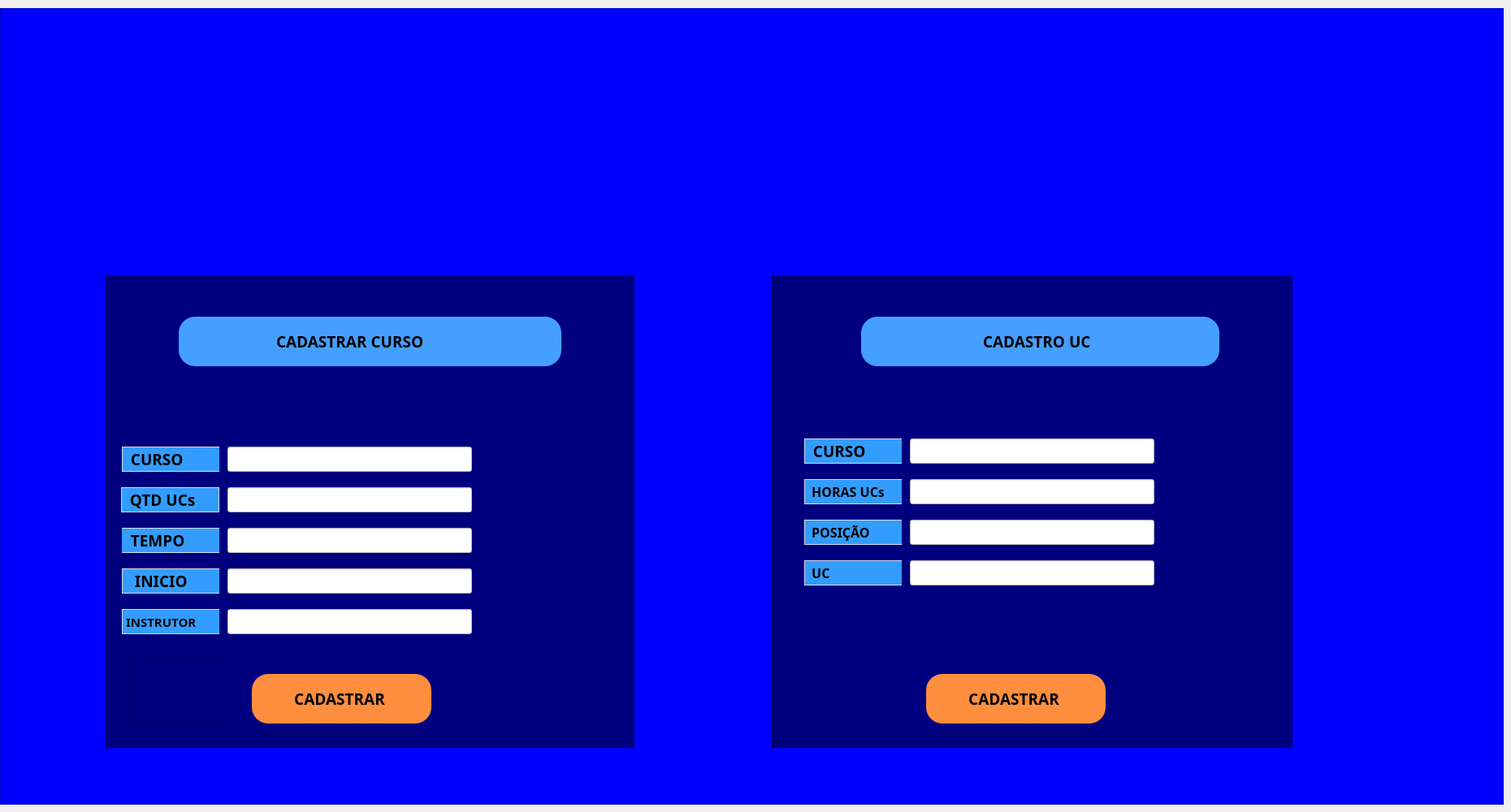
    <widget class="QWidget" name="LOGIN">
     <property name="minimumSize">
      <size>
       <width>435</width>
       <height>255</height>
      </size>
     </property>
     <attribute name="title">
      <string>Tab 1</string>
     </attribute>
     <widget class="QFrame" name="frame">
      <property name="geometry">
       <rect>
        <x>0</x>
        <y>10</y>
        <width>1851</width>
        <height>981</height>
       </rect>
      </property>
      <property name="styleSheet">
       <string notr="true">background-color: rgb(0, 0, 0);
background-color: rgb(0, 0, 255);</string>
      </property>
      <property name="frameShape">
       <enum>QFrame::StyledPanel</enum>
      </property>
      <property name="frameShadow">
       <enum>QFrame::Raised</enum>
      </property>
      <widget class="QLabel" name="label_2">
       <property name="geometry">
        <rect>
         <x>60</x>
         <y>20</y>
         <width>1641</width>
         <height>291</height>
        </rect>
       </property>
       <property name="text">
        <string/>
       </property>
       <property name="pixmap">
        <pixmap>../Icon, itens e etc/banner_senac_v2.png</pixmap>
       </property>
      </widget>
      <widget class="QFrame" name="frame_2">
       <property name="geometry">
        <rect>
         <x>130</x>
         <y>330</y>
         <width>651</width>
         <height>581</height>
        </rect>
       </property>
       <property name="styleSheet">
        <string notr="true">background-color: rgb(0, 0, 127);</string>
       </property>
       <property name="frameShape">
        <enum>QFrame::StyledPanel</enum>
       </property>
       <property name="frameShadow">
        <enum>QFrame::Raised</enum>
       </property>
       <widget class="QFrame" name="frame_4">
        <property name="geometry">
         <rect>
          <x>90</x>
          <y>50</y>
          <width>471</width>
          <height>61</height>
         </rect>
        </property>
        <property name="styleSheet">
         <string notr="true">background-color: rgb(69, 159, 255);
    border-radius: 20px;
</string>
        </property>
        <property name="frameShape">
         <enum>QFrame::StyledPanel</enum>
        </property>
        <property name="frameShadow">
         <enum>QFrame::Raised</enum>
        </property>
        <widget class="QLabel" name="label_8">
         <property name="geometry">
          <rect>
           <x>120</x>
           <y>10</y>
           <width>251</width>
           <height>41</height>
          </rect>
         </property>
         <property name="font">
          <font>
           <family>Arial Black</family>
           <pointsize>14</pointsize>
           <weight>75</weight>
           <bold>true</bold>
          </font>
         </property>
         <property name="text">
          <string>CADASTRAR CURSO </string>
         </property>
        </widget>
       </widget>
       <widget class="QFrame" name="frame_8">
        <property name="geometry">
         <rect>
          <x>19</x>
          <y>260</y>
          <width>121</width>
          <height>31</height>
         </rect>
        </property>
        <property name="styleSheet">
         <string notr="true">QFrame {
  background-color: rgb(51, 157, 255);
    background-image: url(:/logo/banner_senac_v2.png);
    background-repeat: no-repeat;
    background-position: center;

    border: 1px solid #D5DCE5;
    border-radius: 18px;
}</string>
        </property>
        <property name="frameShape">
         <enum>QFrame::StyledPanel</enum>
        </property>
        <property name="frameShadow">
         <enum>QFrame::Raised</enum>
        </property>
        <widget class="QLabel" name="label_9">
         <property name="geometry">
          <rect>
           <x>0</x>
           <y>0</y>
           <width>121</width>
           <height>31</height>
          </rect>
         </property>
         <property name="font">
          <font>
           <family>Arial Black</family>
           <pointsize>14</pointsize>
           <weight>75</weight>
           <bold>true</bold>
          </font>
         </property>
         <property name="text">
          <string> QTD UCs</string>
         </property>
        </widget>
       </widget>
       <widget class="QFrame" name="frame_9">
        <property name="geometry">
         <rect>
          <x>30</x>
          <y>470</y>
          <width>120</width>
          <height>80</height>
         </rect>
        </property>
        <property name="frameShape">
         <enum>QFrame::StyledPanel</enum>
        </property>
        <property name="frameShadow">
         <enum>QFrame::Raised</enum>
        </property>
       </widget>
       <widget class="QFrame" name="frame_7">
        <property name="geometry">
         <rect>
          <x>20</x>
          <y>210</y>
          <width>120</width>
          <height>31</height>
         </rect>
        </property>
        <property name="styleSheet">
         <string notr="true">QFrame {
   
	background-color: rgb(51, 157, 255);
    background-image: url(:/logo/banner_senac_v2.png);
    background-repeat: no-repeat;
    background-position: center;

    border: 1px solid #D5DCE5;
  border-radius: 20px;
}</string>
        </property>
        <property name="frameShape">
         <enum>QFrame::StyledPanel</enum>
        </property>
        <property name="frameShadow">
         <enum>QFrame::Raised</enum>
        </property>
        <widget class="QLabel" name="label_4">
         <property name="geometry">
          <rect>
           <x>0</x>
           <y>0</y>
           <width>121</width>
           <height>31</height>
          </rect>
         </property>
         <property name="font">
          <font>
           <family>Arial Black</family>
           <pointsize>14</pointsize>
           <weight>75</weight>
           <bold>true</bold>
          </font>
         </property>
         <property name="text">
          <string> CURSO </string>
         </property>
        </widget>
       </widget>
       <widget class="QFrame" name="frame_10">
        <property name="geometry">
         <rect>
          <x>20</x>
          <y>310</y>
          <width>120</width>
          <height>31</height>
         </rect>
        </property>
        <property name="styleSheet">
         <string notr="true">QFrame {
  background-color: rgb(51, 157, 255);
    background-image: url(:/logo/banner_senac_v2.png);
    background-repeat: no-repeat;
    background-position: center;

    border: 1px solid #D5DCE5;
    border-radius: 18px;
}</string>
        </property>
        <property name="frameShape">
         <enum>QFrame::StyledPanel</enum>
        </property>
        <property name="frameShadow">
         <enum>QFrame::Raised</enum>
        </property>
        <widget class="QLabel" name="label_5">
         <property name="geometry">
          <rect>
           <x>-10</x>
           <y>0</y>
           <width>141</width>
           <height>31</height>
          </rect>
         </property>
         <property name="font">
          <font>
           <family>Arial Black</family>
           <pointsize>14</pointsize>
           <weight>75</weight>
           <bold>true</bold>
          </font>
         </property>
         <property name="text">
          <string>   TEMPO</string>
         </property>
        </widget>
       </widget>
       <widget class="QFrame" name="frame_11">
        <property name="geometry">
         <rect>
          <x>20</x>
          <y>360</y>
          <width>120</width>
          <height>31</height>
         </rect>
        </property>
        <property name="styleSheet">
         <string notr="true">QFrame {
    background-color: rgb(51, 157, 255);
    background-image: url(:/logo/banner_senac_v2.png);
    background-repeat: no-repeat;
    background-position: center;

    border: 1px solid #D5DCE5;
    border-radius: 18px;
}</string>
        </property>
        <property name="frameShape">
         <enum>QFrame::StyledPanel</enum>
        </property>
        <property name="frameShadow">
         <enum>QFrame::Raised</enum>
        </property>
        <widget class="QLabel" name="label_6">
         <property name="geometry">
          <rect>
           <x>0</x>
           <y>0</y>
           <width>141</width>
           <height>31</height>
          </rect>
         </property>
         <property name="font">
          <font>
           <family>Arial Black</family>
           <pointsize>14</pointsize>
           <weight>75</weight>
           <bold>true</bold>
          </font>
         </property>
         <property name="text">
          <string>  INICIO</string>
         </property>
        </widget>
       </widget>
       <widget class="QFrame" name="frame_12">
        <property name="geometry">
         <rect>
          <x>20</x>
          <y>410</y>
          <width>120</width>
          <height>31</height>
         </rect>
        </property>
        <property name="styleSheet">
         <string notr="true">QFrame {
   background-color: rgb(51, 157, 255);
    background-image: url(:/logo/banner_senac_v2.png);
    background-repeat: no-repeat;
    background-position: center;

    border: 1px solid #D5DCE5;
    border-radius: 18px;
}</string>
        </property>
        <property name="frameShape">
         <enum>QFrame::StyledPanel</enum>
        </property>
        <property name="frameShadow">
         <enum>QFrame::Raised</enum>
        </property>
        <widget class="QLabel" name="label_7">
         <property name="geometry">
          <rect>
           <x>0</x>
           <y>0</y>
           <width>141</width>
           <height>31</height>
          </rect>
         </property>
         <property name="font">
          <font>
           <family>Arial Black</family>
           <pointsize>11</pointsize>
           <weight>75</weight>
           <bold>true</bold>
          </font>
         </property>
         <property name="text">
          <string>INSTRUTOR</string>
         </property>
        </widget>
       </widget>
       <widget class="QLineEdit" name="txt_instrutor">
        <property name="geometry">
         <rect>
          <x>150</x>
          <y>410</y>
          <width>301</width>
          <height>31</height>
         </rect>
        </property>
        <property name="styleSheet">
         <string notr="true">background-color: rgb(255, 255, 255);</string>
        </property>
        <property name="text">
         <string/>
        </property>
       </widget>
       <widget class="QLineEdit" name="txt_inicio">
        <property name="geometry">
         <rect>
          <x>150</x>
          <y>360</y>
          <width>301</width>
          <height>31</height>
         </rect>
        </property>
        <property name="styleSheet">
         <string notr="true">background-color: rgb(255, 255, 255);</string>
        </property>
        <property name="text">
         <string/>
        </property>
       </widget>
       <widget class="QLineEdit" name="txt_tempo">
        <property name="geometry">
         <rect>
          <x>150</x>
          <y>310</y>
          <width>301</width>
          <height>31</height>
         </rect>
        </property>
        <property name="styleSheet">
         <string notr="true">background-color: rgb(255, 255, 255);</string>
        </property>
        <property name="text">
         <string/>
        </property>
       </widget>
       <widget class="QLineEdit" name="txt_quantidade_uc">
        <property name="geometry">
         <rect>
          <x>150</x>
          <y>260</y>
          <width>301</width>
          <height>31</height>
         </rect>
        </property>
        <property name="styleSheet">
         <string notr="true">background-color: rgb(255, 255, 255);</string>
        </property>
        <property name="text">
         <string/>
        </property>
       </widget>
       <widget class="QLineEdit" name="txt_nome_curso">
        <property name="geometry">
         <rect>
          <x>150</x>
          <y>210</y>
          <width>301</width>
          <height>31</height>
         </rect>
        </property>
        <property name="styleSheet">
         <string notr="true">background-color: rgb(255, 255, 255);</string>
        </property>
        <property name="text">
         <string/>
        </property>
       </widget>
       <widget class="QPushButton" name="btn_cadastrar">
        <property name="geometry">
         <rect>
          <x>180</x>
          <y>490</y>
          <width>221</width>
          <height>61</height>
         </rect>
        </property>
        <property name="font">
         <font>
          <family>Arial Black</family>
          <pointsize>14</pointsize>
          <weight>75</weight>
          <bold>true</bold>
         </font>
        </property>
        <property name="styleSheet">
         <string notr="true">background-color: rgb(69, 159, 255);
background-color: rgb(255, 142, 62);
    border-radius: 20px;</string>
        </property>
        <property name="text">
         <string>CADASTRAR </string>
        </property>
       </widget>
      </widget>
      <widget class="QFrame" name="frame_3">
       <property name="geometry">
        <rect>
         <x>950</x>
         <y>330</y>
         <width>641</width>
         <height>581</height>
        </rect>
       </property>
       <property name="styleSheet">
        <string notr="true">background-color: rgb(0, 0, 127);</string>
       </property>
       <property name="frameShape">
        <enum>QFrame::StyledPanel</enum>
       </property>
       <property name="frameShadow">
        <enum>QFrame::Raised</enum>
       </property>
       <widget class="QFrame" name="frame_5">
        <property name="geometry">
         <rect>
          <x>110</x>
          <y>50</y>
          <width>441</width>
          <height>61</height>
         </rect>
        </property>
        <property name="styleSheet">
         <string notr="true">background-color: rgb(69, 159, 255);
    border-radius: 20px;
</string>
        </property>
        <property name="frameShape">
         <enum>QFrame::StyledPanel</enum>
        </property>
        <property name="frameShadow">
         <enum>QFrame::Raised</enum>
        </property>
        <widget class="QLabel" name="label_15">
         <property name="geometry">
          <rect>
           <x>150</x>
           <y>10</y>
           <width>231</width>
           <height>41</height>
          </rect>
         </property>
         <property name="font">
          <font>
           <family>Arial Black</family>
           <pointsize>14</pointsize>
           <weight>75</weight>
           <bold>true</bold>
          </font>
         </property>
         <property name="text">
          <string>CADASTRO UC</string>
         </property>
        </widget>
       </widget>
       <widget class="QPushButton" name="btn_uc_cadastrar">
        <property name="geometry">
         <rect>
          <x>190</x>
          <y>490</y>
          <width>221</width>
          <height>61</height>
         </rect>
        </property>
        <property name="font">
         <font>
          <family>Arial Black</family>
          <pointsize>14</pointsize>
          <weight>75</weight>
          <bold>true</bold>
         </font>
        </property>
        <property name="styleSheet">
         <string notr="true">background-color: rgb(69, 159, 255);
background-color: rgb(255, 142, 62);
    border-radius: 20px;</string>
        </property>
        <property name="text">
         <string>CADASTRAR </string>
        </property>
       </widget>
       <widget class="QFrame" name="frame_13">
        <property name="geometry">
         <rect>
          <x>40</x>
          <y>200</y>
          <width>120</width>
          <height>31</height>
         </rect>
        </property>
        <property name="styleSheet">
         <string notr="true">QFrame {
   
	background-color: rgb(51, 157, 255);
    background-image: url(:/logo/banner_senac_v2.png);
    background-repeat: no-repeat;
    background-position: center;

    border: 1px solid #D5DCE5;
  border-radius: 20px;
}</string>
        </property>
        <property name="frameShape">
         <enum>QFrame::StyledPanel</enum>
        </property>
        <property name="frameShadow">
         <enum>QFrame::Raised</enum>
        </property>
        <widget class="QLabel" name="label_10">
         <property name="geometry">
          <rect>
           <x>0</x>
           <y>0</y>
           <width>121</width>
           <height>31</height>
          </rect>
         </property>
         <property name="font">
          <font>
           <family>Arial Black</family>
           <pointsize>14</pointsize>
           <weight>75</weight>
           <bold>true</bold>
          </font>
         </property>
         <property name="text">
          <string> CURSO</string>
         </property>
        </widget>
       </widget>
       <widget class="QFrame" name="frame_14">
        <property name="geometry">
         <rect>
          <x>40</x>
          <y>250</y>
          <width>120</width>
          <height>31</height>
         </rect>
        </property>
        <property name="styleSheet">
         <string notr="true">QFrame {
   
	background-color: rgb(51, 157, 255);
    background-image: url(:/logo/banner_senac_v2.png);
    background-repeat: no-repeat;
    background-position: center;

    border: 1px solid #D5DCE5;
  border-radius: 20px;
}</string>
        </property>
        <property name="frameShape">
         <enum>QFrame::StyledPanel</enum>
        </property>
        <property name="frameShadow">
         <enum>QFrame::Raised</enum>
        </property>
        <widget class="QLabel" name="label_11">
         <property name="geometry">
          <rect>
           <x>0</x>
           <y>0</y>
           <width>121</width>
           <height>31</height>
          </rect>
         </property>
         <property name="font">
          <font>
           <family>Arial Black</family>
           <pointsize>12</pointsize>
           <weight>75</weight>
           <bold>true</bold>
          </font>
         </property>
         <property name="text">
          <string> HORAS UCs</string>
         </property>
        </widget>
       </widget>
       <widget class="QFrame" name="frame_15">
        <property name="geometry">
         <rect>
          <x>40</x>
          <y>300</y>
          <width>120</width>
          <height>31</height>
         </rect>
        </property>
        <property name="styleSheet">
         <string notr="true">QFrame {
   
	background-color: rgb(51, 157, 255);
    background-image: url(:/logo/banner_senac_v2.png);
    background-repeat: no-repeat;
    background-position: center;

    border: 1px solid #D5DCE5;
  border-radius: 20px;
}</string>
        </property>
        <property name="frameShape">
         <enum>QFrame::StyledPanel</enum>
        </property>
        <property name="frameShadow">
         <enum>QFrame::Raised</enum>
        </property>
        <widget class="QFrame" name="frame_17">
         <property name="geometry">
          <rect>
           <x>0</x>
           <y>0</y>
           <width>120</width>
           <height>31</height>
          </rect>
         </property>
         <property name="styleSheet">
          <string notr="true">QFrame {
   
	background-color: rgb(51, 157, 255);
    background-image: url(:/logo/banner_senac_v2.png);
    background-repeat: no-repeat;
    background-position: center;

    border: 1px solid #D5DCE5;
  border-radius: 20px;
}</string>
         </property>
         <property name="frameShape">
          <enum>QFrame::StyledPanel</enum>
         </property>
         <property name="frameShadow">
          <enum>QFrame::Raised</enum>
         </property>
         <widget class="QLabel" name="label_12">
          <property name="geometry">
           <rect>
            <x>0</x>
            <y>0</y>
            <width>121</width>
            <height>31</height>
           </rect>
          </property>
          <property name="font">
           <font>
            <family>Arial Black</family>
            <pointsize>12</pointsize>
            <weight>75</weight>
            <bold>true</bold>
           </font>
          </property>
          <property name="text">
           <string> POSIÇÃO</string>
          </property>
         </widget>
        </widget>
       </widget>
       <widget class="QFrame" name="frame_16">
        <property name="geometry">
         <rect>
          <x>40</x>
          <y>350</y>
          <width>120</width>
          <height>31</height>
         </rect>
        </property>
        <property name="styleSheet">
         <string notr="true">QFrame {
   
	background-color: rgb(51, 157, 255);
    background-image: url(:/logo/banner_senac_v2.png);
    background-repeat: no-repeat;
    background-position: center;

    border: 1px solid #D5DCE5;
  border-radius: 20px;
}</string>
        </property>
        <property name="frameShape">
         <enum>QFrame::StyledPanel</enum>
        </property>
        <property name="frameShadow">
         <enum>QFrame::Raised</enum>
        </property>
        <widget class="QFrame" name="frame_18">
         <property name="geometry">
          <rect>
           <x>0</x>
           <y>0</y>
           <width>120</width>
           <height>31</height>
          </rect>
         </property>
         <property name="styleSheet">
          <string notr="true">QFrame {
   
	background-color: rgb(51, 157, 255);
    background-image: url(:/logo/banner_senac_v2.png);
    background-repeat: no-repeat;
    background-position: center;

    border: 1px solid #D5DCE5;
  border-radius: 20px;
}</string>
         </property>
         <property name="frameShape">
          <enum>QFrame::StyledPanel</enum>
         </property>
         <property name="frameShadow">
          <enum>QFrame::Raised</enum>
         </property>
         <widget class="QLabel" name="label_13">
          <property name="geometry">
           <rect>
            <x>0</x>
            <y>0</y>
            <width>121</width>
            <height>31</height>
           </rect>
          </property>
          <property name="font">
           <font>
            <family>Arial Black</family>
            <pointsize>12</pointsize>
            <weight>75</weight>
            <bold>true</bold>
           </font>
          </property>
          <property name="text">
           <string> UC</string>
          </property>
         </widget>
        </widget>
       </widget>
       <widget class="QLineEdit" name="txt_curso">
        <property name="geometry">
         <rect>
          <x>170</x>
          <y>200</y>
          <width>301</width>
          <height>31</height>
         </rect>
        </property>
        <property name="styleSheet">
         <string notr="true">background-color: rgb(255, 255, 255);</string>
        </property>
        <property name="text">
         <string/>
        </property>
       </widget>
       <widget class="QLineEdit" name="txt_horas_uc">
        <property name="geometry">
         <rect>
          <x>170</x>
          <y>250</y>
          <width>301</width>
          <height>31</height>
         </rect>
        </property>
        <property name="styleSheet">
         <string notr="true">background-color: rgb(255, 255, 255);</string>
        </property>
        <property name="text">
         <string/>
        </property>
       </widget>
       <widget class="QLineEdit" name="txt_posicao">
        <property name="geometry">
         <rect>
          <x>170</x>
          <y>300</y>
          <width>301</width>
          <height>31</height>
         </rect>
        </property>
        <property name="styleSheet">
         <string notr="true">background-color: rgb(255, 255, 255);</string>
        </property>
        <property name="text">
         <string/>
        </property>
       </widget>
       <widget class="QLineEdit" name="txt_nome_uc">
        <property name="geometry">
         <rect>
          <x>170</x>
          <y>350</y>
          <width>301</width>
          <height>31</height>
         </rect>
        </property>
        <property name="styleSheet">
         <string notr="true">background-color: rgb(255, 255, 255);</string>
        </property>
        <property name="text">
         <string/>
        </property>
       </widget>
      </widget>
     </widget>
    </widget>
